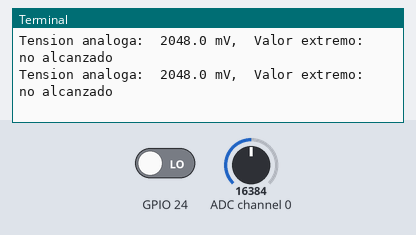
The program below on a simulated Raspberry Pi (BCM pin numbers). On the bench: the last lines printed to the terminal. The inputs (shaded band) are chosen by the test bench; at power-on: GPIO 24 LOW, ADC channel 0 = 16384 (analog values on the 0–32767 scale).

Above: at 1.2 s.
1.3 s: GPIO 24 driven HIGH
At 2.2 s:
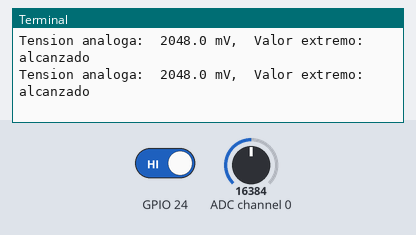
2.8 s: ADC channel 0 set to 22936
At 3.8 s:
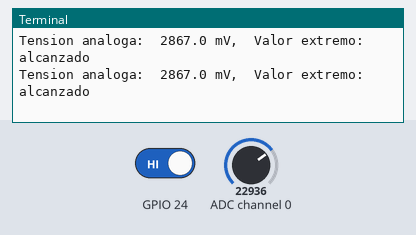
4.3 s: ADC channel 0 set to 28834
At 5.3 s:
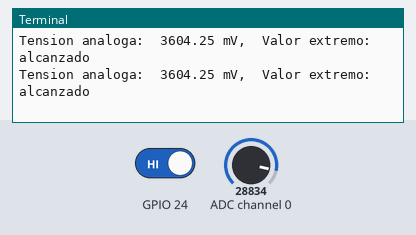
5.8 s: GPIO 24 driven LOW
At 6.9 s:
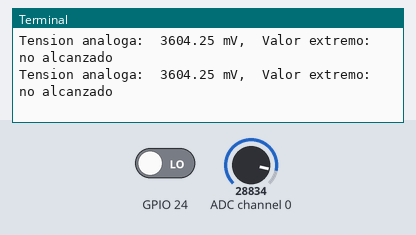
Timing chart, 0 to 8.3 s (numbered marks = the images above; inputs shaded):
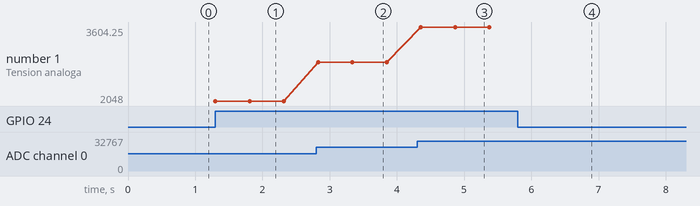

The program:

KY-036pi.py
```python
from Adafruit_ADS1x15 import ADS1x15
from time import sleep

import math, signal, sys, os
import RPi.GPIO as GPIO

GPIO.setmode(GPIO.BCM)
GPIO.setwarnings(False)

retraso = 0.5
ADS1115 = 0x01 
gain = 4096
sps = 64
adc_channel_0 = 0
adc_channel_1 = 1
adc_channel_2 = 2
adc_channel_3 = 3
adc = ADS1x15(ic=ADS1115)

Digital = 24

GPIO.setup(Digital, GPIO.IN, pull_up_down = GPIO.PUD_OFF)
  
try:
    while True:
        analog = adc.readADCSingleEnded(adc_channel_0, gain, sps)
        if GPIO.input(Digital) == False:
            print("Tension analoga: ", analog, "mV, ", "Valor extremo: no alcanzado")
        else:
            print("Tension analoga: ", analog, "mV, ", "Valor extremo: alcanzado")
  
            sleep(retraso)
  
except KeyboardInterrupt:
        GPIO.cleanup()
```

Measured:
- after the input at 1.3 s, the terminal: prints a new line at once (image 1)
- after the input at 2.8 s, the terminal: prints a new line at once (image 2)
- after the input at 4.3 s, the terminal: prints a new line after 0.06 s (image 3)
- after the input at 5.8 s, the terminal: prints a new line after 0.09 s (image 4)
- plotted number 1: 2048 → 2867 after the input at 2.8 s, 2867 → 3604.25 after the input at 4.3 s
